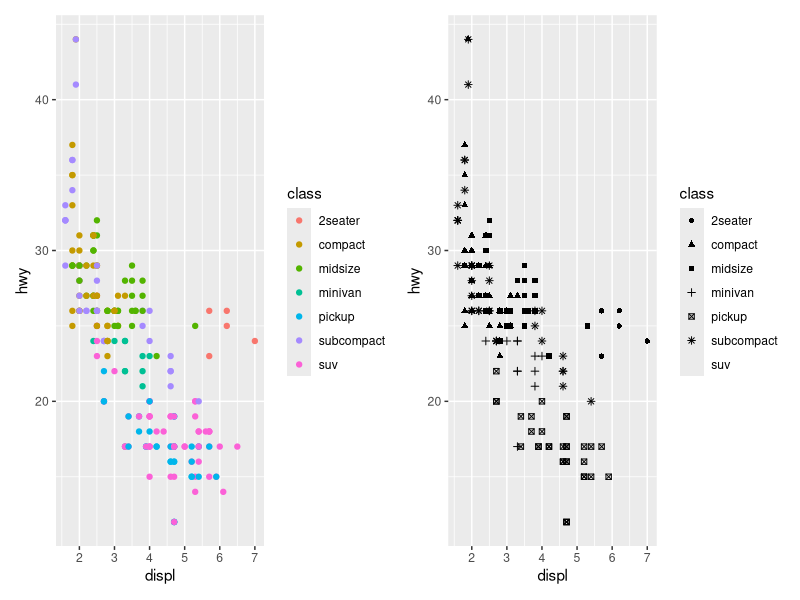
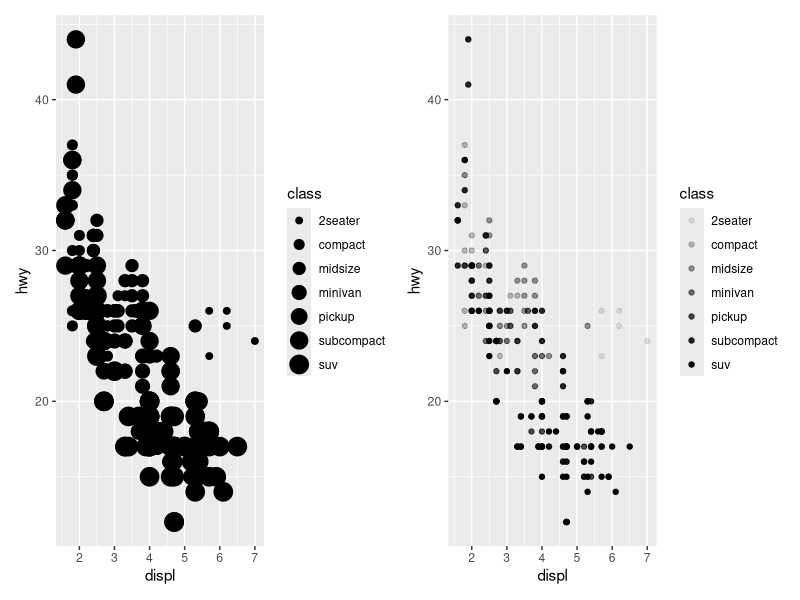
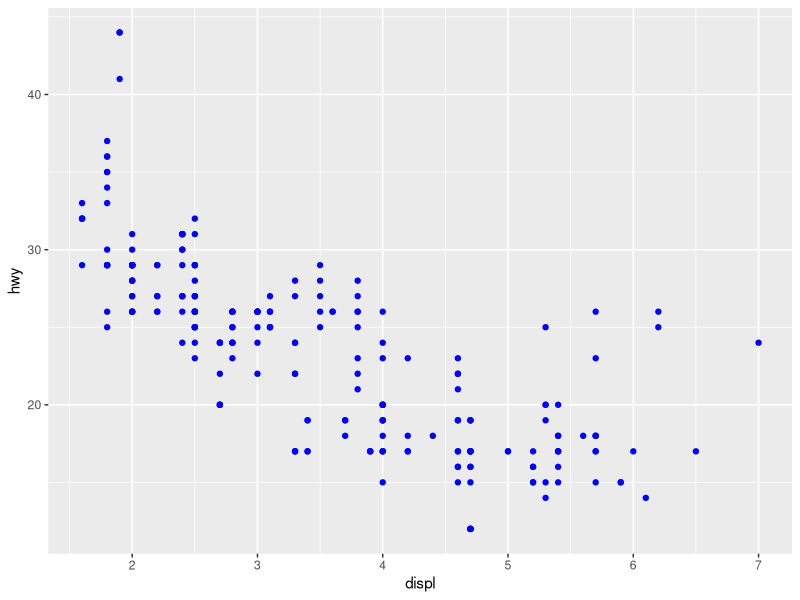
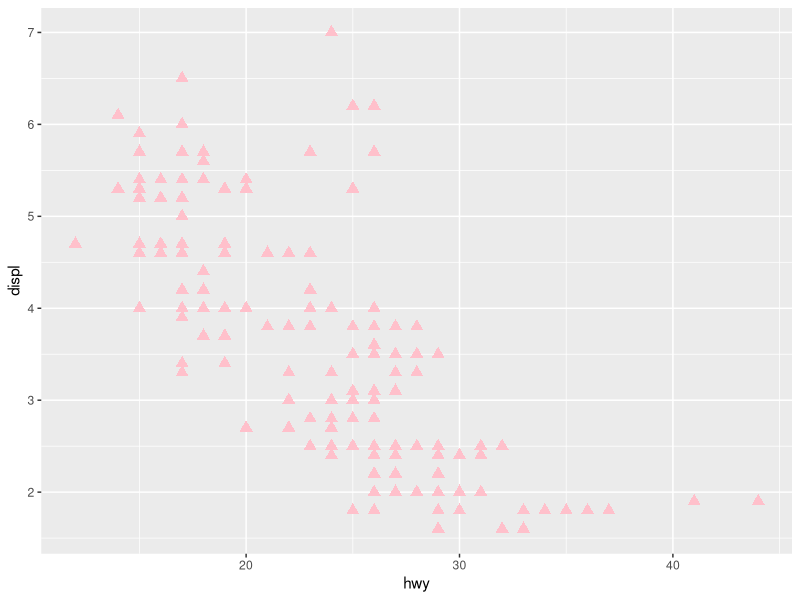
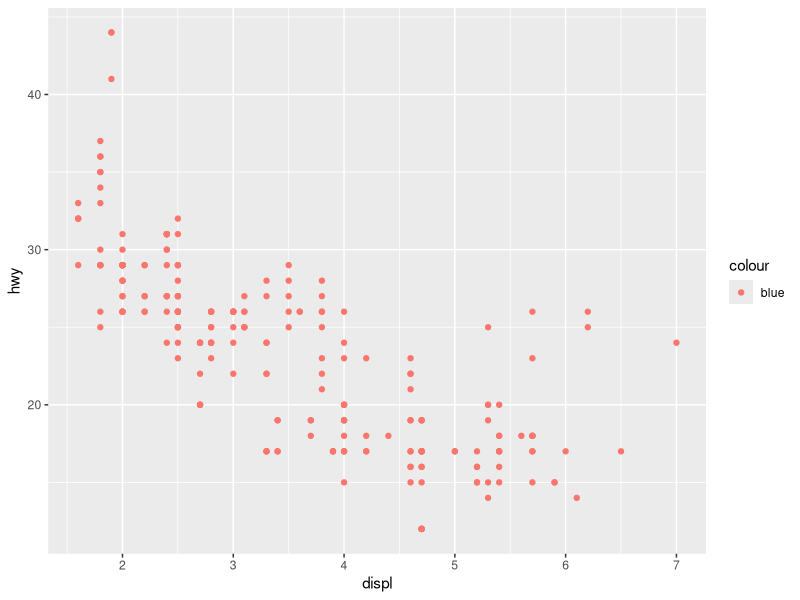
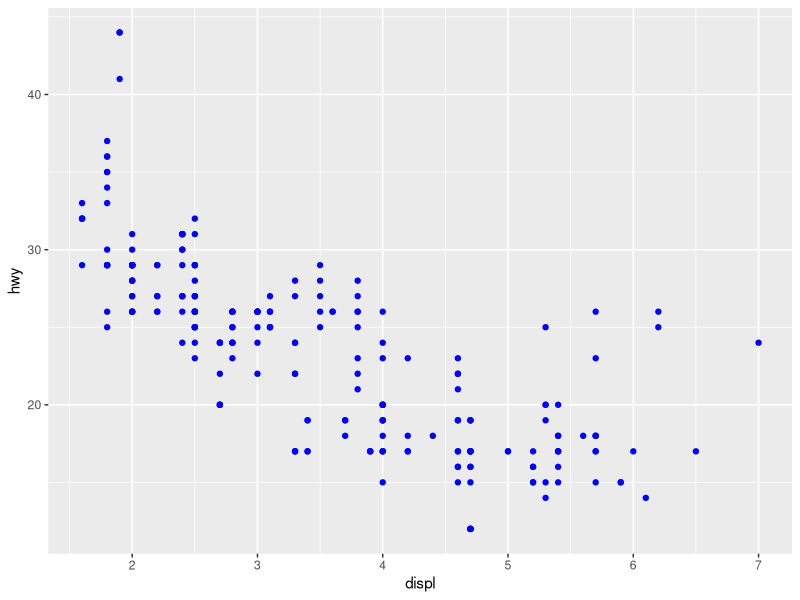
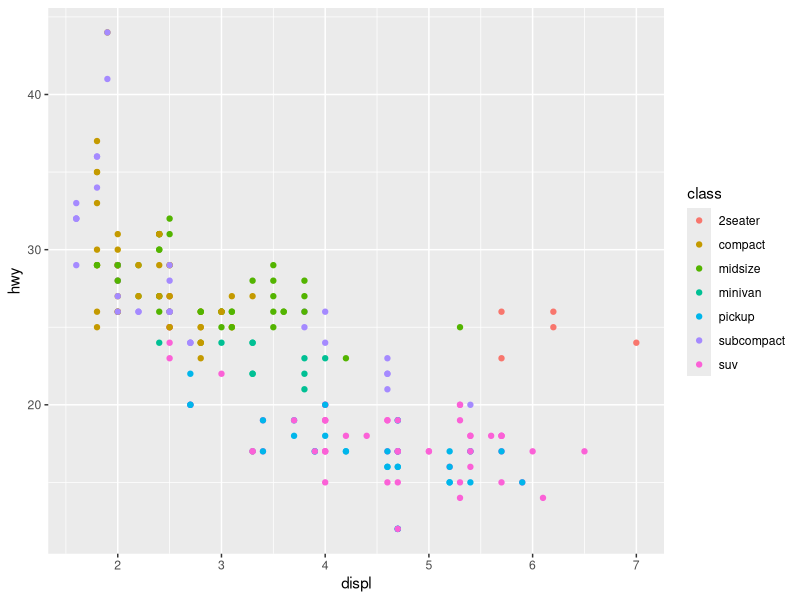
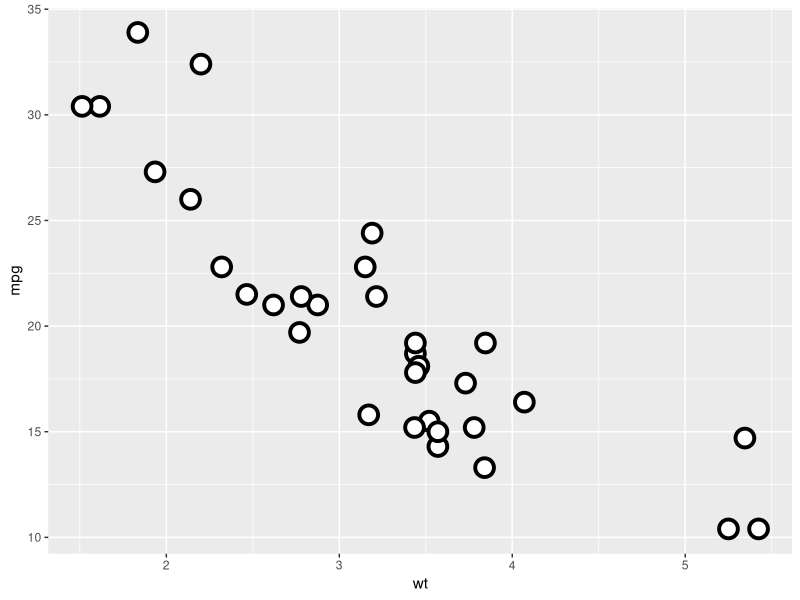

Source code (R) for these figures, in order:
## ---- chunk 1
#| message: false
#| warning: false

library(tidyverse)
library(patchwork)
library(ggridges)
library(maps)
## ---- chunk 2

mpg

## ---- chunk 3
#| message: false
#| warning: false
#| fig-width: 10
#| fig-height: 4

plot_1  <-
  ggplot(
    mpg, 
    aes(x = displ, y = hwy, color = class)
  ) +
    geom_point()

plot_2 <-
  ggplot(
    mpg, 
    aes(x = displ, y = hwy, shape = class)
  ) +
    geom_point()

plot_1 + plot_2

## ---- chunk 4

mpg |> 
  count(class)

## ---- chunk 5
#| message: false
#| warning: false
#| fig-width: 10
#| fig-height: 4


plot_1 <-
  ggplot(
    mpg, 
    aes(x = displ, y = hwy, size = class)
  ) +
  geom_point()

plot_2 <-
  ggplot(
    mpg, 
    aes(x = displ, y = hwy, alpha = class)
  ) +
  geom_point()

plot_1 + plot_2

## ---- chunk 6
#| message: false
#| warning: false
#| fig-width: 10
#| fig-height: 4

ggplot(
  mpg, 
  aes(x = displ, y = hwy)
) + 
  geom_point(color = "blue")

## ---- chunk 7
#| message: false
#| warning: false
#| fig-width: 10
#| fig-height: 7

ggplot(
  mpg, 
  aes(hwy, displ)
) +
  geom_point(
    color = "pink", 
    shape = 17, 
    size = 3
  )

## ---- chunk 8
#| message: false
#| warning: false
#| fig-width: 10
#| fig-height: 7

ggplot(mpg) + 
  geom_point(
    aes(
      x = displ, 
      y = hwy, 
      color = "blue"
    )
  )

## ---- chunk 9
#| message: false
#| warning: false
#| fig-width: 10
#| fig-height: 4.2

ggplot(mpg) +
  geom_point(
    aes(x = displ, y = hwy),
    color = "blue"
  )

## ---- chunk 10
#| message: false
#| warning: false
#| fig-width: 10
#| fig-height: 4.2

ggplot(mpg) +
  geom_point(
    aes(x = displ, y = hwy, color = class)
  )

## ---- chunk 11
#| message: false
#| warning: false
#| fig-width: 10
#| fig-height: 4

ggplot(
  mtcars, 
  aes(wt, mpg)
) +
  geom_point(
    shape = 21, 
    color = "black", 
    fill = "white", 
    size = 5, 
    stroke = 2
  )

## ---- chunk 12
#| message: false
#| warning: false
#| fig-width: 10
#| fig-height: 4.8

ggplot(
  mpg, 
  aes(x = displ, y = hwy)
) +
  geom_point(
    shape = 0,
    color = "steelblue",
    size = 3,
    stroke = 1.5
  ) +
  labs(
    title = "Shapes 0–14: stroke = line width (no fill)",
    subtitle = "Shape = 0 open square)"
  )

## ---- chunk 13
#| message: false
#| warning: false
#| fig-width: 10
#| fig-height: 8

ggplot(
  mpg, 
  aes(x = displ, y = hwy)
) +
  geom_point(
    shape = 15,
    color = "darkorange",
    size = 3,
    stroke = 1.5
  ) +
  labs(
    title = "Shapes 15–20: solid shapes, stroke affects outline",
    subtitle = "Shape = 15 (solid square)"
  )

## ---- chunk 14
#| message: false
#| warning: false
#| fig-width: 10
#| fig-height: 7

ggplot(
  mpg, 
  aes(x = displ, y = hwy)
) +
  geom_point(
    shape = 21,         
    color = "black",
    fill = "skyblue",
    size = 3,
    stroke = 1.5
  ) +
  labs(
    title = "Shapes 21–25: stroke = border width, separate fill",
    subtitle = "Shape = 21"
  )

## ---- chunk 15
#| message: false
#| warning: false
#| fig-width: 10
#| fig-height: 8

ggplot(
  mpg, 
  aes(hwy, displ, color = displ < 5)
) + 
  geom_point()

## ---- chunk 16
#| message: false
#| warning: false
#| fig-width: 10
#| fig-height: 5

plot_1 <-
  ggplot(
    mpg, 
    aes(x = displ, y = hwy)
  ) + 
    geom_point()

plot_2 <-
  ggplot(
    mpg, 
    aes(x = displ, y = hwy)
  ) + 
    geom_smooth()

plot_1 + plot_2

## ---- chunk 17
#| message: false
#| warning: false
#| fig-width: 10
#| fig-height: 5

plot_1 <-
  ggplot(
    mpg, 
    aes(x = displ, y = hwy, shape = drv)
  ) + 
    geom_smooth()

plot_2 <-
  ggplot(
    mpg, 
    aes(x = displ, y = hwy, linetype = drv)
  ) + 
    geom_smooth()

plot_1 + plot_2

## ---- chunk 18
#| message: false
#| warning: false
#| fig-width: 10
#| fig-height: 5

ggplot(
  mpg, 
  aes(x = displ, y = hwy, color = drv)
) + 
  geom_point() +
  geom_smooth(aes(linetype = drv))


## ---- chunk 19
#| message: false
#| warning: false
#| fig-width: 7
#| fig-height: 3

plot_1 <-
  ggplot(
    mpg, aes(x = displ, y = hwy)
  ) +
    geom_smooth()

plot_2 <-
  ggplot(
    mpg, aes(x = displ, y = hwy)
  ) +
    geom_smooth(aes(group = drv))

plot_3 <-
  ggplot(
    mpg, aes(x = displ, y = hwy)
  ) +
    geom_smooth(aes(color = drv), show.legend = FALSE)

plot_1 + plot_2 + plot_3

## ---- chunk 20
#| message: false
#| warning: false
#| fig-width: 10
#| fig-height: 10

plot_1 <-
  ggplot(
    mpg, 
    aes(x = displ, y = hwy)
  ) + 
    geom_point(aes(color = class))

plot_2 <-
  ggplot(
    mpg, 
    aes(x = displ, y = hwy)
  ) + 
    geom_point(aes(color = class)) + 
    geom_smooth()

plot_3 <-
    ggplot(
      mpg, 
      aes(x = displ, y = hwy)
    ) + 
      geom_smooth()

(plot_1 + plot_3) / plot_2

## ---- chunk 21
#| message: false
#| warning: false
#| fig-width: 10
#| fig-height: 7

ggplot(
  mpg, 
  aes(x = displ, y = hwy)
) + 
  geom_point() + 
  geom_point(
    data = mpg |> filter(class == "2seater"), 
    color = "red"
  ) +
  geom_point(
    data = mpg |> filter(class == "2seater"), 
    shape = "circle open", size = 3, color = "red"
  )
## ---- chunk 22
#| message: false
#| warning: false
#| fig-width: 10
#| fig-height: 4.1

plot_1 <-
  ggplot(
    mpg, 
    aes(x = hwy)
  ) +
    geom_histogram(binwidth = 2)
  
plot_2 <-
  ggplot(
    mpg, 
    aes(x = hwy)
  ) +
    geom_density()
  
plot_3 <-
  ggplot(
    mpg, 
    aes(x = hwy)
  ) +
    geom_boxplot()

plot_1 + plot_2 + plot_3
## ---- chunk 23
#| message: false
#| warning: false
#| fig-width: 10
#| fig-height: 5.7

ggplot(
  mpg, 
  aes(
    x = hwy, 
    y = drv, 
    fill = drv, 
    color = drv
  )
) +
  geom_density_ridges(
    alpha = 0.5, 
    show.legend = FALSE
  )

## ---- chunk 24

# line chart
mpg |> 
  group_by(year) |> 
  summarise(mean_hwy = mean(hwy)) |> 
  ggplot(
    aes(year, mean_hwy)
  ) +
  geom_line() +
  labs(
    title = "Average highway mileage by year",
    x = "Year",
    y = "Mean highway mileage (mpg)"
  )
## ---- chunk 25

# boxplot
ggplot(
  mpg, 
  aes(drv, hwy, fill = drv)
) +
  geom_boxplot() +
  labs(
    title = "Highway mileage by drive train",
    x = "Drive train",
    y = "Highway mileage (mpg)"
  ) +
  theme(legend.position = "none")
## ---- chunk 26

# histogram
ggplot(
  mpg, 
  aes(x = cty)
) +
  geom_histogram(
    binwidth = 2, 
    fill = "steelblue", 
    color = "white"
  ) +
  labs(
    title = "Distribution of city mileage",
    x = "City mileage (mpg)",
    y = "Number of cars"
  )
## ---- chunk 27

# area
mpg |> 
  count(year, drv) |> 
  ggplot(
    aes(year, n, fill = drv)
  ) +
  geom_area() +
  labs(
    title = "Number of cars by year and drive train",
    x = "Year",
    y = "Number of cars",
    fill = "Drive train"
  )
## ---- chunk 28
#| message: false
#| warning: false

ggplot(
  mpg, 
  aes(x = displ, y = hwy)
) +
  geom_smooth(
    aes(color = drv), 
    show.legend = FALSE
  )
## ---- chunk 29
#| message: false
#| warning: false

ggplot(
  mpg, 
  aes(x = displ, y = hwy)
) +
  geom_smooth(
    aes(color = drv)
  )
## ---- chunk 30
#| message: false
#| warning: false
#| fig-width: 10
#| fig-height: 4


ggplot(
  mpg, 
  aes(x = displ, y = hwy)
) +
  geom_point() +
  geom_smooth(se = FALSE)


ggplot(
  mpg,
  aes(x = displ, y = hwy)
) +
  geom_point() +
  geom_smooth(se = TRUE)

## ---- chunk 31
#| message: false
#| warning: false
#| fig-width: 10
#| fig-height: 6

plot_1 <-
  ggplot(
    mpg, 
    aes(displ, hwy)
  ) +
  geom_point() +
  geom_smooth(se = FALSE)

plot_2 <-
  ggplot(
    mpg, 
    aes(displ, hwy)
  ) +
  geom_point() +
  geom_smooth(aes(group = drv), se = FALSE)

plot_1 + plot_2
## ---- chunk 32
#| message: false
#| warning: false
#| fig-width: 10
#| fig-height: 6

plot_3 <-
  ggplot(
    mpg, 
    aes(displ, hwy, color = drv)
  ) +
  geom_point() +
  geom_smooth(se = FALSE)

plot_4 <-
  ggplot(
    mpg, 
    aes(displ, hwy)
  ) +
  geom_point(aes(color = drv)) +
  geom_smooth(se = FALSE)

plot_3 + plot_4
## ---- chunk 33
#| message: false
#| warning: false
#| fig-width: 10
#| fig-height: 5.5

plot_5 <-
  ggplot(
    mpg, 
    aes(displ, hwy, linetype = drv)
  ) +
  geom_point(aes(color = drv)) +
  geom_smooth(se = FALSE)

plot_6 <-
  ggplot(
    mpg, 
    aes(displ, hwy)
  ) +
  geom_point(
    aes(fill = drv),
    shape = 21,
    color = "white",
    size = 3,
    stroke = 1
  )

plot_5 + plot_6
## ---- chunk 34
#| message: false
#| warning: false
#| fig-width: 10
#| fig-height: 12

(plot_1 + plot_2) / (plot_3 + plot_4) / (plot_5 + plot_6)
## ---- chunk 35
#| message: false
#| warning: false
#| fig-width: 10
#| fig-height: 9

ggplot(
  mpg, 
  aes(x = displ, y = hwy)
) + 
  geom_point() + 
  facet_wrap( ~ cyl)
## ---- chunk 36
#| message: false
#| warning: false
#| fig-width: 10
#| fig-height: 10

ggplot(
  mpg, 
  aes(x = displ, y = hwy)
) + 
  geom_point() + 
  facet_grid(drv ~ cyl)
## ---- chunk 37
#| message: false
#| warning: false
#| fig-width: 10
#| fig-height: 8

ggplot(
  mpg, 
  aes(x = displ, y = hwy)
) + 
  geom_point() + 
  facet_grid(drv ~ cyl, scales = "free")
## ---- chunk 38
#| fig-width: 10
#| fig-height: 8

ggplot(
  mpg, 
  aes(x = drv, y = displ)
) + 
  geom_point() + 
  facet_wrap( ~ hwy)
## ---- chunk 39
#| fig-width: 10
#| fig-height: 9

plot_1 <-
  ggplot(
  mpg, 
  aes(x = displ, y = hwy)
) + 
  geom_point() + 
  facet_grid(drv ~ cyl, scales = "free")

plot_2 <-
  ggplot(mpg) + 
  geom_point(
    aes(x = drv, y = cyl)
  )

plot_1 / plot_2
## ---- chunk 40
#| fig-width: 10
#| fig-height: 4.9

plot_1 <-
  ggplot(mpg) + 
  geom_point(
    aes(x = displ, y = hwy)
  ) +
  facet_grid(drv ~ .)

plot_2 <-
  ggplot(mpg) + 
  geom_point(
    aes(x = displ, y = hwy)
  ) +
  facet_grid(. ~ cyl)

plot_1 + plot_2
## ---- chunk 41

ggplot(mpg) + 
  geom_point(
    aes(x = displ, y = hwy)
  ) + 
  facet_wrap(~ cyl, nrow = 2)
## ---- chunk 42

p <- 
  ggplot(
    mpg, 
    aes(x = displ, y = hwy)
  ) +
  geom_point()
## ---- chunk 43
#| fig-width: 10
#| fig-height: 4.6

# Arrange the panels in two rows
p + facet_wrap(~ class, nrow = 2) 
## ---- chunk 44
#| fig-width: 10
#| fig-height: 5.5

# Arrange the panels in three columns
p + facet_wrap(~ class, ncol = 3)
## ---- chunk 45
#| message: false
#| fig-width: 10
#| fig-height: 8.7

plot_1 <-
  ggplot(
  mpg, 
  aes(x = displ)
) + 
  geom_histogram() + 
  facet_grid(drv ~ .)

plot_2 <-
  ggplot(
  mpg, 
  aes(x = displ)
) + 
  geom_histogram() +
  facet_grid(. ~ drv)

plot_1 / plot_2
## ---- chunk 46
#| fig-width: 10
#| fig-height: 7.3

plot_1 <-
  ggplot(mpg) + 
  geom_point(
    aes(x = displ, y = hwy)
  ) +
  facet_grid(drv ~ .)

plot_2 <-
  ggplot(mpg) + 
  geom_point(
    aes(x = displ, y = hwy)
  ) +
  facet_wrap(~ drv, ncol = 1)

plot_1 / plot_2
## ---- chunk 47
#| fig-width: 10
#| fig-height: 6

plot_1 <-
  ggplot(mpg) + 
  geom_point(
    aes(x = displ, y = hwy)
  ) +
  facet_grid(drv ~ .)

plot_2 <-
  ggplot(mpg) + 
  geom_point(
    aes(x = displ, y = hwy)
  ) +
  facet_wrap(~ drv, ncol = 1, strip.position = "right")

plot_1 / plot_2
## ---- chunk 48

ggplot(
  mpg, 
  aes(displ, hwy)
) +
  geom_point() +
  facet_wrap(
    ~ drv, 
    ncol = 2, 
    strip.position = "right"
  )
## ---- chunk 49

ggplot(
  mpg, 
  aes(displ, hwy)
) +
  geom_point() +
  facet_wrap(
    ~ drv,
    ncol = 1,
    scales = "free_x",
    strip.position = "right"
  )
## ---- chunk 50

ggplot(
  diamonds, 
  aes(x = cut)
) + 
  geom_bar()
## ---- chunk 51

diamonds |>
  count(cut) |>
  ggplot(aes(x = cut, y = n)) +
  geom_bar(stat = "identity")
## ---- chunk 52

ggplot(
  diamonds, 
  aes(x = cut, y = after_stat(prop), group = 1)
) + 
  geom_bar()
## ---- chunk 53

ggplot(diamonds) + 
  stat_summary(
    aes(x = cut, y = depth),
    fun.min = min,
    fun.max = max,
    fun = median
  )
## ---- chunk 54

ggplot(diamonds) +
  geom_pointrange(
    aes(x = cut, y = depth),
    stat = "summary",
    fun.min = min,
    fun.max = max,
    fun = median
  )
## ---- chunk 55
#| message: false
#| fig-width: 10
#| fig-height: 2.4

plot_1 <-
  ggplot(
    mpg, 
    aes(displ, hwy)
  ) +
    geom_smooth()

plot_2 <-
  ggplot(
    mpg, 
    aes(displ, hwy)
  ) +
    stat_smooth()

plot_1 + plot_2
## ---- chunk 56

ggplot(
  mpg, 
  aes(x = displ, y = hwy)
) +
  geom_point() +
  stat_smooth(
    method = "lm",
    formula = y ~ x,
    se = TRUE,
    level = 0.90
  )
## ---- chunk 57

ggplot(
  diamonds, 
  aes(x = cut, y = after_stat(prop), group = 1)
) + 
  geom_bar()
## ---- chunk 58
#| fig-width: 10
#| fig-height: 3

plot_1 <-
  ggplot(
    diamonds, 
    aes(x = cut, y = after_stat(prop))
  ) + 
  geom_bar()

plot_2 <-
  ggplot(
    diamonds, 
    aes(x = cut, fill = color, y = after_stat(prop))
  ) + 
  geom_bar()

plot_1 + plot_2
## ---- chunk 59
#| fig-width: 10
#| fig-height: 7

ggplot(
  diamonds, 
  aes(x = cut, fill = color)
) +
  geom_bar(position = "fill") +
  labs(title = "Proportion of colors within each cut")
## ---- chunk 60
#| fig-width: 10
#| fig-height: 8

ggplot(
  diamonds,
  aes(
    x = cut,
    fill = color,
    y = after_stat(count / sum(count))
  )
) +
  geom_bar() +
  labs(title = "Proportion of all diamonds in each cut–color combination")
## ---- chunk 61
#| fig-width: 10
#| fig-height: 7

plot_1 <-
  ggplot(
    mpg, 
    aes(x = drv, color = drv)
  ) + 
  geom_bar()

plot_2 <-
  ggplot(
    mpg, 
    aes(x = drv, fill = drv)
  ) + 
  geom_bar()

plot_1 / plot_2
## ---- chunk 62

ggplot(
  mpg, 
  aes(x = drv, fill = class)
) + 
  geom_bar()
## ---- chunk 63
#| fig-width: 10
#| fig-height: 5

plot_1 <- 
  ggplot(
    mpg, 
    aes(x = drv, fill = class)
  ) + 
  geom_bar(alpha = 1/5, position = "identity")

plot_2 <-
  ggplot(
    mpg, 
    aes(x = drv, color = class)
  ) + 
  geom_bar(fill = NA, position = "identity")

plot_1 + plot_2
## ---- chunk 64
#| fig-width: 10
#| fig-height: 4.8

plot_1 <- 
  ggplot(
    mpg, 
    aes(x = drv, fill = class)
  ) + 
  geom_bar(position = "fill")

plot_2 <-
  ggplot(
    mpg, 
    aes(x = drv, fill = class)
  ) + 
  geom_bar(position = "dodge")

# & (instead of +) applies the legend positioning to the whole patchwork and 
# its component plots
(plot_1 + plot_2 + plot_layout(guides = "collect")) &
  theme(legend.position = "bottom")
## ---- chunk 65
#| echo: false
#| fig-width: 10
#| fig-height: 6

ggplot(
  mpg, 
  aes(x = displ, y = hwy)
) + 
  geom_point()
## ---- chunk 66
#| fig-width: 10
#| fig-height: 6

ggplot(
  mpg, 
  aes(x = displ, y = hwy)
) + 
  geom_point(position = "jitter")
## ---- chunk 67
#| fig-width: 10
#| fig-height: 5

plot_1 <-
  ggplot(
  mpg, 
  aes(x = cty, y = hwy)
) + 
  geom_point()

plot_2 <-
  ggplot(
  mpg, 
  aes(x = cty, y = hwy)
) +
  # width controls horizontal displacement 
  # height controls vertical displacement 
  geom_jitter(width = 0.2, height = 0.2)

plot_1 + plot_2
## ---- chunk 68
#| fig-width: 10
#| fig-height: 5

plot_1 <-
  ggplot(
    mpg, 
    aes(x = displ, y = hwy)
  ) +
  geom_point()

plot_2 <-
  ggplot(
    mpg, 
    aes(x = displ, y = hwy)
  ) +
  geom_point(position = "identity")

plot_1 + plot_2
## ---- chunk 69
#| fig-width: 10
#| fig-height: 4.7

plot_1 <- 
  ggplot(
    mpg, 
    aes(x = cty, y = hwy)
  ) +
    geom_jitter(width = 0.2, height = 0.1)

plot_2 <-
  ggplot(
    mpg, 
    aes(x = cty, y = hwy)
  ) +
    geom_jitter()

plot_1 + plot_2
## ---- chunk 70
#| fig-width: 10
#| fig-height: 9

# Separate overlapping observations
plot_1 <-
  ggplot(
    mpg, 
    aes(x = cty, y = hwy)
  ) +
  geom_jitter(width = 0.2, height = 0.2)

# Represent repeated combinations with larger points
plot_2 <-  
  ggplot(
    mpg, 
    aes(x = cty, y = hwy)
  ) +
  geom_count() +
  scale_size_area()

plot_1 / plot_2
## ---- chunk 71
#| fig-width: 10
#| fig-height: 7

ggplot(
  mpg,
  aes(x = drv, y = hwy, fill = factor(year))
) +
  geom_boxplot() +
  labs(
    title = "Highway mileage by drive train and year",
    x = "Drive train",
    y = "Highway mileage (mpg)",
    fill = "Year"
  )
## ---- chunk 72

nz <- 
  map_data("nz")

ggplot(
  nz, 
  aes(x = long, y = lat, group = group)
) +
  geom_polygon(fill = "white", color = "black")
## ---- chunk 73

ggplot(
  nz, 
  aes(x = long, y = lat, group = group)
) +
  geom_polygon(fill = "white", color = "black") +
  coord_quickmap()

## ---- chunk 74
#| fig-width: 10
#| fig-height: 5

bar <- 
  ggplot(data = diamonds) + 
  geom_bar(
    mapping = aes(x = clarity, fill = clarity), 
    show.legend = FALSE,
    width = 1
  ) + 
  theme(aspect.ratio = 1)

plot_1 <-
  bar + coord_flip()

plot_2 <-
  bar + coord_polar()

plot_1 + plot_2
## ---- chunk 75

plot_1 <-
  ggplot(
    diamonds, 
    aes(x = "", fill = cut)
  ) +
  geom_bar(width = 1, color = "white") +
  labs(fill = "Cut")

plot_2 <-
  plot_1 +
  coord_polar(theta = "y") +
  theme_void() +
  labs(title = "Proportion of diamonds by cut") +
  guides(fill = "none")

(plot_1 + plot_2 + plot_layout(guides = "collect")) &
  theme(legend.position = "bottom")
## ---- chunk 76
#| fig-width: 10
#| fig-height: 5

plot_1 <-
  ggplot(
    diamonds, 
    aes(x = cut, fill = clarity)
  ) +
  geom_bar()

plot_2 <-
  ggplot(
    diamonds, 
    aes(x = cut, fill = clarity)
  ) +
  geom_bar() +
  coord_polar(theta = "y")

(plot_1 + plot_2 + plot_layout(guides = "collect")) &
theme(legend.position = "bottom")
## ---- chunk 77

nz <- 
  map_data("nz")

nz_map <- 
  ggplot(
    nz, 
    aes(long, lat, group = group)
  ) +
  geom_polygon(fill = "white", color = "black")

# Aspect-ratio approximation
nz_map + 
  coord_quickmap()

# Mercator projection; requires the mapproj package
nz_map + 
  coord_map(projection = "mercator")
## ---- chunk 78
#| fig-width: 10
#| fig-height: 5

plot_1 <- 
  ggplot(
  data = mpg, 
  mapping = aes(x = cty, y = hwy)
) +
  geom_point() + 
  geom_abline() +
  coord_fixed()

plot_2 <- 
  ggplot(
    data = mpg, 
    mapping = aes(x = cty, y = hwy)
  ) +
  geom_point() + 
  geom_abline()

plot_1 + plot_2
